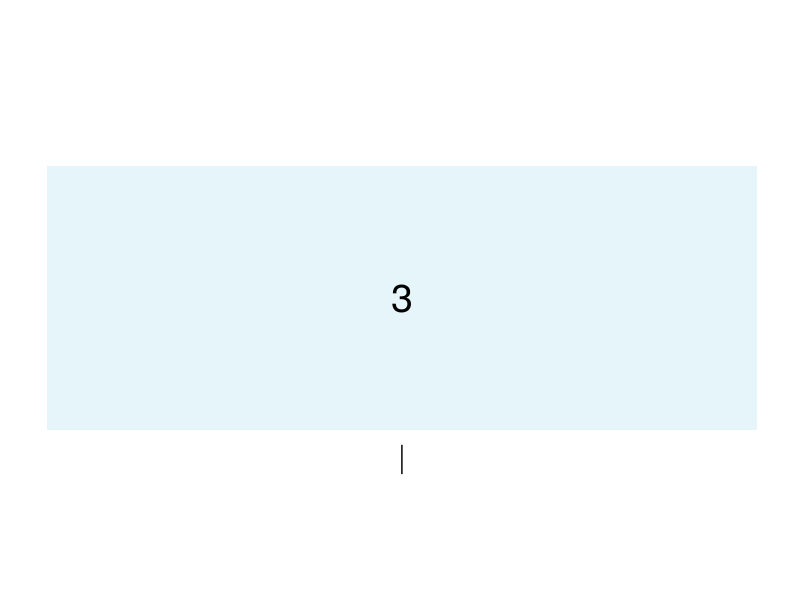
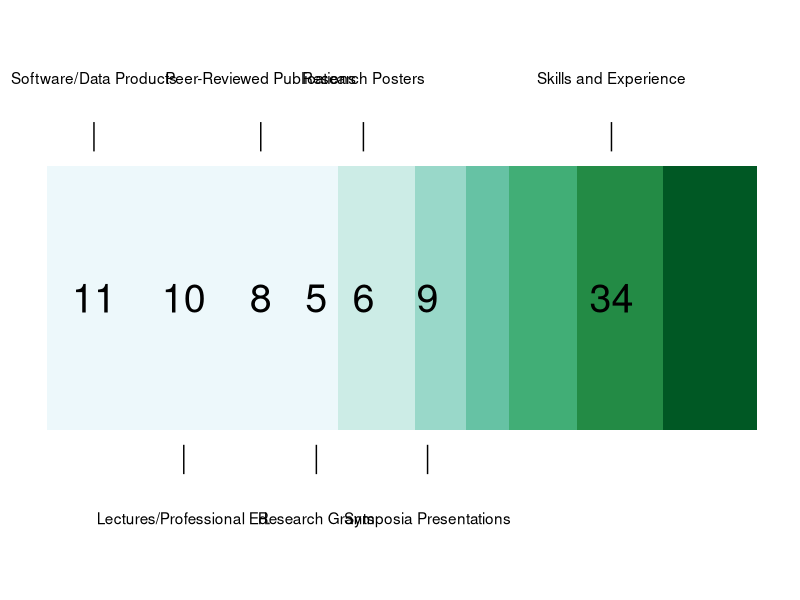

These figures' R source, in order:
## ---- chunk 1
knitr::opts_chunk$set(echo = F)
library(knitr); library(xtable); library(dplyr); library(ggplot2)

## ---- chunk 2
data.frame('william@datatitian.com', "\\(505) 615-2013",
           "http://github.com/wmurphyrd") %>%
  xtable() %>%
  print(type = "html", include.rownames = F, include.colnames = F,
        html.table.attributes = 'border = 1 id = "contact-table"')

## ---- chunk 3
# read in data from a spreadsheet and write it to the document as tables
dat <- read.csv("resume-data.csv", stringsAsFactors = F) %>%
  #read table escapes the newline characters while reading them in, correct
  #this
  mutate(text = gsub("\\n", "\n", text, fixed = T)) %>%
  # preserve ordering of groups by creating factors manually
  mutate_each(funs(factor(., levels = unique(.))), group, subgroup)
writeResumeTable <- function(table) {
  # skip over empty splits created for subgroup-group combos that don't exist
  if(nrow(table) < 1) return()
  # find which subgroup has been passed to write heading to doc and set html
  # id attribute on the table (for css customization)
  subgroup = as.character(table$subgroup[1])
  if(subgroup != "")cat("\n### ", subgroup) else subgroup <- "jobs"
  # There are two types of entries, table-like entries with an optional text
  # description a a year or range of years for the date, and paragraph-like
  # entries with a fully specified date that is used for sorting and not
  # displayed
  if(all(grepl("^\\d+/\\d+/\\d+$", table$date))) {
    table$date <- as.Date(table$date, format = "%m/%d/%Y")
    notEmpty <- names(table)[sapply(table, function(x){
      max(nchar(as.character(x))) > 0
    })]
    table <- table %>% arrange(desc(date)) %>% 
      select_(.dots = notEmpty) %>% select(-date)
  } else {
    srt <- regmatches(table$date, regexpr("\\d{4}", table$date)) %>%
      as.numeric() %>%
      order(decreasing = T)
    table <- table[srt, ]
    # if there are text notes, move them onto their own row (by duplicating rows
    # and deleting extra data). xtable can't do cells that span multiple
    # columns, so we capture the output and add that in manually
    if(max(nchar(table$text)) > 0) {
      table <- table[sort(rep(seq_len(nrow(table)), 2)), ]
      table[seq(1, nrow(table), by = 2), "text"] <- ""
      table[seq(2, nrow(table), by = 2), 
            setdiff(names(table), c("text", "group", "subgroup"))] <- ""
    }
  }
  
  table %>% select(-group, -subgroup, -priority) %>%
    xtable() %>%
    print(type = "html", include.rownames = F, include.colnames = F,
          html.table.attributes = paste0('id = "', gsub(" ", "", subgroup),
                                         '-table" class = "resume-table"'))
}

split(dat, dat$group) %>%
  lapply(function(x){
    summary <- F
    # The priority column can be used to select a few important items from a
    # longer list for display. This allows easy customization for different 
    # opporuntities and for a summary chart of the total numbers of items 
    # not displayed
    if(any(!is.na(x$priority))) {
      allEntries <- x
      x <- filter(x, !is.na(priority) & priority > 0)
      summary <- T
    }
    # ensure some items remain after priority filtering to avoid printing
    # empty section headers
    if(nrow(x)) {
      cat("\n## ", as.character(x$group[1]))
      if(summary) {
        plt <- ggplot(allEntries, aes(x = 1, fill = subgroup)) +
          geom_bar() + 
          # label the count in the middle of each bar
          geom_text(aes(y = cumsum(..count..) - ..count.. / 2, 
                        label = ..count..), stat = "count",
                    size = 10) +
          geom_text(aes(y = cumsum(..count..) - ..count.. / 2,
                        label = subgroup, 
                        x = ifelse(as.integer(subgroup) %% 2 == 0, 
                                   1.75, .25)),
                    stat = "count") +
          geom_segment(aes(y = cumsum(..count..) - ..count.. / 2,
                           yend = cumsum(..count..) - ..count.. / 2,
                           x = ifelse(as.integer(subgroup) %% 2 == 0, 
                                      1.5, .5),
                           xend = ifelse(as.integer(subgroup) %% 2 == 0, 
                                         1.60, .4)),
                       stat = "count") +
          scale_fill_brewer(palette = "BuGn", direction = -1) +
          coord_flip(xlim = c(0.1,1.9)) +
          theme_classic() +
          theme(axis.text = element_blank(), 
                axis.ticks = element_blank(),
                axis.line = element_blank(),
                axis.title = element_blank(),
                legend.position = "none")
        print(plt)
        cat("\n## Selected ", as.character(x$group[1]))
      }
      lapply(split(x, x$subgroup), writeResumeTable)
    }
  }) %>% invisible()
#  dat %>% filter(group == "Training and Education") %>%
#     split(., as.character(.$subgroup)) ->
#     datSplit
# lapply(names(datSplit), function(x) {
#     cat("### ", x)
#     datSplit[[x]] %>% select(-group, -subgroup) %>%
#         xtable() %>%
#         print(type = "html", include.rownames = F, include.colnames = F,
#           html.table.attributes = paste('border = 1 id = "education-table"',
#                                         'class = "resume-table"'))
# }) %>% invisible()
